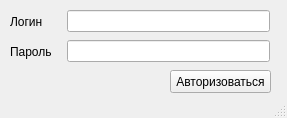
<?xml version="1.0" encoding="UTF-8"?>
<ui version="4.0">
 <class>MainWindow</class>
 <widget class="QMainWindow" name="MainWindow">
  <property name="geometry">
   <rect>
    <x>0</x>
    <y>0</y>
    <width>287</width>
    <height>118</height>
   </rect>
  </property>
  <property name="minimumSize">
   <size>
    <width>287</width>
    <height>118</height>
   </size>
  </property>
  <property name="maximumSize">
   <size>
    <width>287</width>
    <height>118</height>
   </size>
  </property>
  <property name="windowTitle">
   <string>MainWindow</string>
  </property>
  <widget class="QWidget" name="centralwidget">
   <widget class="QPushButton" name="pushButton">
    <property name="geometry">
     <rect>
      <x>170</x>
      <y>70</y>
      <width>101</width>
      <height>23</height>
     </rect>
    </property>
    <property name="minimumSize">
     <size>
      <width>101</width>
      <height>23</height>
     </size>
    </property>
    <property name="text">
     <string>Авторизоваться</string>
    </property>
   </widget>
   <widget class="QWidget" name="">
    <property name="geometry">
     <rect>
      <x>10</x>
      <y>10</y>
      <width>260</width>
      <height>23</height>
     </rect>
    </property>
    <layout class="QHBoxLayout" name="horizontalLayout_2">
     <item>
      <widget class="QLabel" name="label">
       <property name="minimumSize">
        <size>
         <width>51</width>
         <height>16</height>
        </size>
       </property>
       <property name="text">
        <string>Логин</string>
       </property>
      </widget>
     </item>
     <item>
      <widget class="QLineEdit" name="lineEdit">
       <property name="minimumSize">
        <size>
         <width>201</width>
         <height>21</height>
        </size>
       </property>
      </widget>
     </item>
    </layout>
   </widget>
   <widget class="QWidget" name="">
    <property name="geometry">
     <rect>
      <x>10</x>
      <y>40</y>
      <width>260</width>
      <height>23</height>
     </rect>
    </property>
    <layout class="QHBoxLayout" name="horizontalLayout_3">
     <item>
      <widget class="QLabel" name="label_2">
       <property name="minimumSize">
        <size>
         <width>51</width>
         <height>20</height>
        </size>
       </property>
       <property name="text">
        <string>Пароль</string>
       </property>
      </widget>
     </item>
     <item>
      <widget class="QLineEdit" name="lineEdit_2">
       <property name="minimumSize">
        <size>
         <width>201</width>
         <height>21</height>
        </size>
       </property>
      </widget>
     </item>
    </layout>
   </widget>
  </widget>
  <widget class="QStatusBar" name="statusbar"/>
 </widget>
 <resources/>
 <connections/>
</ui>
